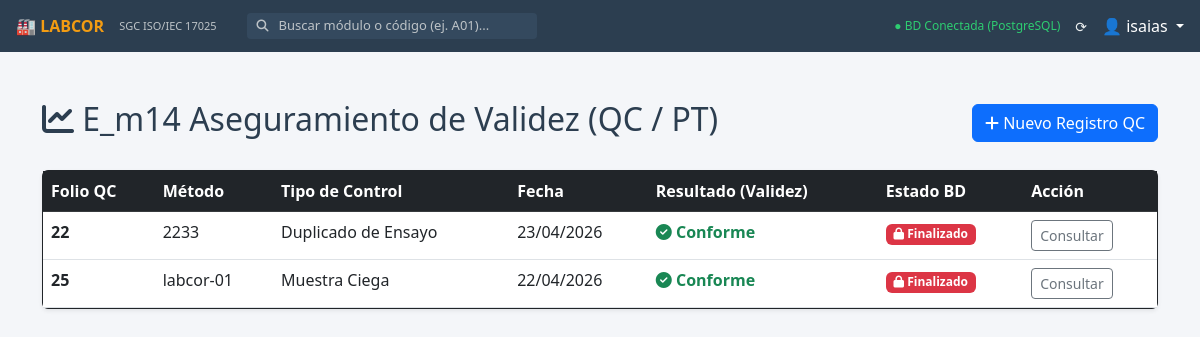
The page /aseguramiento_qc/ (signed in) on the database its author committed.
### e_m14_aseguramiento_validez/models.py (models this page shows, shortened)
class RegistroQC(models.Model):
    TIPO_QC_CHOICES = [
        ('BLANCO', 'Blanco de Reactivo / Muestra'),
        ('DUPLICADO', 'Duplicado de Ensayo'),
        ('MRC', 'Material de Referencia Certificado'),
        ('CIEGO', 'Muestra Ciega'),
        ('PT', 'Ensayo de Aptitud (Proficiency Testing)'),
    ]
    ESTADO_CHOICES = [
        ('EN_PROCESO', 'En Proceso (Editable)'),
        ('FINALIZADO', 'Finalizado (Bloqueado/Inmutable)'),
    ]
    folio_qc = models.CharField(max_length=50, unique=True, verbose_name="Folio de Control (Ej. QC-2026-001)")
    metodo = models.ForeignKey(MetodoSOP, on_delete=models.PROTECT, verbose_name="Método Evaluado")
    registro_tecnico_asociado = models.ForeignKey(RegistroTecnico, on_delete=models.SET_NULL, null=True, blank=True,
                                                  related_name='controles_calidad',
                                                  help_text="Opcional: Lote de muestras asociado")
    tipo_control = models.CharField(max_length=20, choices=TIPO_QC_CHOICES)
    fecha_ejecucion = models.DateField(verbose_name="Fecha de Ejecución del Control")
    criterios_aceptacion = models.TextField(verbose_name="Criterios de Aceptación (Límites permitidos)")
    resultados_obtenidos = models.TextField(verbose_name="Resultados Obtenidos (Datos crudos QC)")
    es_conforme = models.BooleanField(default=True, verbose_name="¿El control es Conforme?")
    evidencia_adjunta = models.FileField(upload_to='qc_evidencias/', blank=True, null=True,
                                         verbose_name="Evidencia Adjunta (Cartas de Control, Reportes PT)")
    estado = models.CharField(max_length=20, choices=ESTADO_CHOICES, default='EN_PROCESO')
    analista = models.ForeignKey(User, on_delete=models.PROTECT, related_name='controles_realizados')
    fecha_registro = models.DateTimeField(auto_now_add=True)
    class Meta:
        verbose_name = "Registro de Aseguramiento de Validez"
        verbose_name_plural = "Registros de Aseguramiento de Validez"
        ordering = ['-fecha_ejecucion']

### e_m05_metodos_sops/models.py (models this page shows, shortened)
class MetodoSOP(models.Model):
    TIPO_CHOICES = [
        ('METODO', 'Método de Ensayo'),
        ('SOP', 'Procedimiento Operativo Estándar (SOP)'),
        ('INSTRUCTIVO', 'Instructivo de Trabajo'),
    ]
    ESTADO_CHOICES = [
        ('VIGENTE', 'Vigente'),
        ('EN_REVISION', 'En Revisión'),
        ('OBSOLETO', 'Obsoleto'),
    ]
    codigo = models.CharField(max_length=50, unique=True, verbose_name="Código del Documento")
    titulo = models.CharField(max_length=200, verbose_name="Título del Método / SOP")
    tipo = models.CharField(max_length=20, choices=TIPO_CHOICES, default='METODO')
    version = models.CharField(max_length=10, verbose_name="Versión Actual")
    fecha_emision = models.DateField(verbose_name="Fecha de Emisión")
    fecha_proxima_revision = models.DateField(verbose_name="Próxima Revisión")
    estado = models.CharField(max_length=20, choices=ESTADO_CHOICES, default='VIGENTE')
    archivo_pdf = models.FileField(upload_to='metodos_sops/', blank=True, null=True, verbose_name="Documento (PDF)")
    creado_por = models.ForeignKey(User, on_delete=models.SET_NULL, null=True, related_name='metodos_creados')
    fecha_creacion = models.DateTimeField(auto_now_add=True)
    fecha_actualizacion = models.DateTimeField(auto_now=True)
    class Meta:
        verbose_name = "Método o SOP"
        verbose_name_plural = "Métodos y SOPs"
        ordering = ['-estado', 'codigo']

### e_m14_aseguramiento_validez/views.py (the view)
# urls.py: path('', views.dashboard_qc, name='e_m14_dashboard'),
@login_required
def dashboard_qc(request):
    controles = RegistroQC.objects.all()
    return render(request, 'e_m14_aseguramiento_validez/dashboard.html', {'controles': controles})

### e_m14_aseguramiento_validez/templates/e_m14_aseguramiento_validez/dashboard.html (shortened to what this page needs)
{% extends 'base.html' %}
{% block content %}
<div class="container mt-4">
    <div class="d-flex justify-content-between align-items-center mb-4">
        <h2><i class="fas fa-chart-line"></i> E_m14 Aseguramiento de Validez (QC / PT)</h2>
        <a href="{% url 'e_m14_crear' %}" class="btn btn-primary"><i class="fas fa-plus"></i> Nuevo Registro QC</a>
    </div>
    <div class="card shadow-sm border-dark">
        <div class="card-body p-0">
            <table class="table table-hover mb-0">
                <thead class="table-dark">
                    <tr>
                        <th>Folio QC</th>
                        <th>Método</th>
                        <th>Tipo de Control</th>
                        <th>Fecha</th>
                        <th>Resultado (Validez)</th>
                        <th>Estado BD</th>
                        <th>Acción</th>
                    </tr>
                </thead>
                <tbody>
                    {% for qc in controles %}
                    <tr>
                        <td><strong>{{ qc.folio_qc }}</strong></td>
                        <td>{{ qc.metodo.codigo }}</td>
                        <td>{{ qc.get_tipo_control_display }}</td>
                        <td>{{ qc.fecha_ejecucion|date:"d/m/Y" }}</td>
                        <td>
                            {% if qc.es_conforme %}
                                <span class="text-success fw-bold"><i class="fas fa-check-circle"></i> Conforme</span>
                            {% else %}
                                <span class="text-danger fw-bold"><i class="fas fa-times-circle"></i> No Conforme</span>
                            {% endif %}
                        </td>
                        <td>
                            {% if qc.estado == 'FINALIZADO' %}
                                <span class="badge bg-danger"><i class="fas fa-lock"></i> Finalizado</span>
                            {% else %}
                                <span class="badge bg-warning text-dark"><i class="fas fa-edit"></i> Borrador</span>
                            {% endif %}
                        </td>
                        <td>
                            <a href="{% url 'e_m14_editar' qc.id %}" class="btn btn-sm btn-outline-secondary">
                                {% if qc.estado == 'EN_PROCESO' %} Editar {% else %} Consultar {% endif %}
                            </a>
                        </td>
                    </tr>
                    {% empty %}
                    <tr><td colspan="7" class="text-center py-3 text-muted">No hay registros de Control de Calidad.</td></tr>
                    {% endfor %}
                </tbody>
            </table>
        </div>
    </div>
</div>
{% endblock %}

### templates/base.html (shortened to what this page needs)
{% load static %}
<!DOCTYPE html>
<html lang="es">
<head>
    <link href="https://cdn.jsdelivr.net/npm/bootstrap@5.3.0/dist/css/bootstrap.min.css" rel="stylesheet">
    <link rel="stylesheet" href="https://cdnjs.cloudflare.com/ajax/libs/font-awesome/6.4.0/css/all.min.css">
</head>
<body>
    <div class="topbar">
        <a href="{% url 'inicio' %}" class="topbar-brand">🏭 LABCOR</a>
        <span class="topbar-subtitle">SGC ISO/IEC 17025</span>
        <div class="search-container d-none d-md-flex">
            <i class="fas fa-search" style="color: #bdc3c7; font-size: 12px;"></i>
            <input type="text" id="searchInput" class="search-input" placeholder="Buscar módulo o código (ej. A01)...">
        </div>
        <div class="ms-auto d-flex align-items-center">
            <span style="font-size: 12px; color: #2ecc71; margin-right: 15px;">
                ● BD Conectada (PostgreSQL)
            </span>
            <span style="font-size: 14px; margin-right: 15px; cursor: pointer;">
                ⟳
            </span>
            <div class="dropdown">
                <a href="#" class="text-decoration-none text-white dropdown-toggle" data-bs-toggle="dropdown">
                    👤 {{ user.username|default:"Admin" }}
                </a>
            </div>
        </div>
    </div>
    <main class="main-content">
        {% block content %}
        {% endblock %}
    </main>
</body>
</html>

### templates/base.html (style rules this page uses)
:root { --bg-main: #f4f6f9; --bg-topbar: #2c3e50; --card-bg: #ffffff; --card-border: #dee2e6; --card-hover: #ebf5fb; --text-main: #2c3e50; }
body { background-color: var(--bg-main); color: var(--text-main); font-family: 'Segoe UI', system-ui, sans-serif; overflow-x: hidden; margin: 0; }
.topbar { background-color: var(--bg-topbar); height: 52px; position: fixed; top: 0; width: 100%; z-index: 1050; display: flex; align-items: center; padding: 0 16px; color: #ecf0f1; }
.topbar-brand { font-size: 16px; font-weight: bold; color: #f39c12; margin-right: 15px; text-decoration: none; }
.topbar-subtitle { font-size: 11px; color: #bdc3c7; margin-right: 30px; }
.search-container { display: flex; align-items: center; background-color: #34495e; border-radius: 4px; padding: 2px 10px; }
.search-input { background: transparent; border: none; color: white; outline: none; margin-left: 8px; width: 250px; font-size: 13px; }
.search-input::placeholder { color: #bdc3c7; }
.main-content { margin-left: 0; margin-top: 52px; padding: 24px; min-height: calc(100vh - 52px); }

### rows shown on the page
RegistroQC: folio_qc "22", metodo.codigo "2233", tipo_control "Duplicado de Ensayo", fecha_ejecucion "23/04/2026", es_conforme True (drawn), estado "FINALIZADO" (drawn)
RegistroQC: folio_qc "25", metodo.codigo "labcor-01", tipo_control "Muestra Ciega", fecha_ejecucion "22/04/2026", es_conforme True (drawn), estado "FINALIZADO" (drawn)

### other values the page prints
{{ user.username|default:"Admin" }} "isaias"
